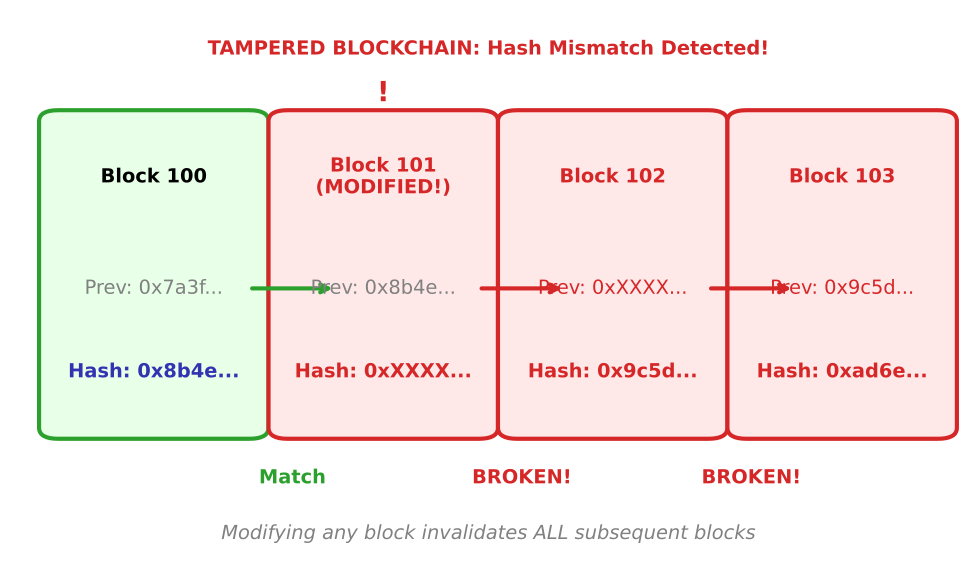

Write the Python code that produced this figure.
"""
Tampered Blockchain: Hash Mismatch Detection
ONE figure only - shows how modification breaks the chain
"""

import matplotlib.pyplot as plt
from matplotlib.patches import FancyBboxPatch
from pathlib import Path

CHART_METADATA = {
    'title': 'Tampered Blockchain Detection',
    'url': 'https://github.com/Digital-AI-Finance/Blockchain_Crypto/tree/main/Module_A_Blockchain_Foundations/L01_What_is_Blockchain/charts/05b_tampered_chain'
}

plt.rcParams.update({
    'font.size': 14,
    'axes.labelsize': 14,
    'axes.titlesize': 16,
    'xtick.labelsize': 12,
    'ytick.labelsize': 12,
    'legend.fontsize': 12,
    'figure.figsize': (10, 6),
    'figure.dpi': 150
})

MLPURPLE = '#3333B2'
MLBLUE = '#0066CC'
MLORANGE = '#FF7F0E'
MLGREEN = '#2CA02C'
MLRED = '#D62728'

fig, ax = plt.subplots(figsize=(10, 6))

# Title
ax.text(0.5, 0.92, 'TAMPERED BLOCKCHAIN: Hash Mismatch Detected!',
        ha='center', fontsize=14, fontweight='bold', color=MLRED)

blocks = [
    ('Block 100', '0x7a3f...', '0x8b4e...', False),
    ('Block 101\n(MODIFIED!)', '0x8b4e...', '0xXXXX...', True),
    ('Block 102', '0xXXXX...', '0x9c5d...', True),
    ('Block 103', '0x9c5d...', '0xad6e...', True),
]

for i, (name, prev_hash, curr_hash, broken) in enumerate(blocks):
    x = 0.05 + i * 0.24

    # Block box - red for broken, green for valid
    facecolor = '#FFE8E8' if broken else '#E8FFE8'
    edgecolor = MLRED if broken else MLGREEN
    block = FancyBboxPatch((x, 0.25), 0.20, 0.55, boxstyle="round,pad=0.02",
                            facecolor=facecolor, edgecolor=edgecolor, linewidth=3)
    ax.add_patch(block)

    # Block name
    text_color = MLRED if broken else 'black'
    ax.text(x + 0.10, 0.70, name, ha='center', va='center', fontsize=14, fontweight='bold', color=text_color)

    # Previous hash - red if mismatch
    prev_color = MLRED if (i > 0 and blocks[i-1][3]) else 'gray'
    ax.text(x + 0.10, 0.50, f'Prev: {prev_hash}', ha='center', va='center', fontsize=14, color=prev_color)

    # Current hash
    hash_color = MLRED if broken else MLPURPLE
    ax.text(x + 0.10, 0.35, f'Hash: {curr_hash}', ha='center', va='center', fontsize=14, color=hash_color, fontweight='bold')

    # Chain arrow and status indicator
    if i < len(blocks) - 1:
        arrow_color = MLRED if i >= 1 else MLGREEN
        ax.annotate('', xy=(x + 0.29, 0.5), xytext=(x + 0.20, 0.5),
                    arrowprops=dict(arrowstyle='->', color=arrow_color, lw=3))

        if i >= 1:
            ax.text(x + 0.245, 0.15, 'BROKEN!', ha='center', fontsize=14, color=MLRED, fontweight='bold')
        else:
            ax.text(x + 0.245, 0.15, 'Match', ha='center', fontsize=14, color=MLGREEN, fontweight='bold')

# Warning symbol on modified block
ax.text(0.05 + 1 * 0.24 + 0.10, 0.85, '!', ha='center', va='center', fontsize=20, fontweight='bold', color=MLRED)

# Bottom note
ax.text(0.5, 0.05, 'Modifying any block invalidates ALL subsequent blocks',
        ha='center', fontsize=14, style='italic', color='gray')

ax.set_xlim(0, 1)
ax.set_ylim(0, 1)
ax.axis('off')

plt.tight_layout()

output_path = Path(__file__).parent / 'chart.pdf'
plt.savefig(output_path, bbox_inches='tight', dpi=300)
print(f"Chart saved to: {output_path.absolute()}")
plt.close()
